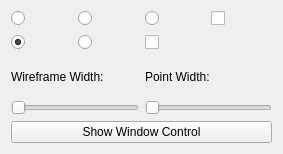
<?xml version="1.0" encoding="UTF-8"?>
<ui version="4.0">
 <class>cg3::viewer::DrawableTetMeshDrawListManager</class>
 <widget class="QFrame" name="cg3::viewer::DrawableTetMeshDrawListManager">
  <property name="geometry">
   <rect>
    <x>0</x>
    <y>0</y>
    <width>283</width>
    <height>154</height>
   </rect>
  </property>
  <property name="windowTitle">
   <string>Frame</string>
  </property>
  <layout class="QGridLayout" name="gridLayout_2">
   <item row="0" column="0">
    <layout class="QGridLayout" name="gridLayout">
     <item row="0" column="3">
      <widget class="QCheckBox" name="wireframeCheckBox">
       <property name="text">
        <string/>
       </property>
       <property name="icon">
        <iconset resource="icons/icons.qrc">
         <normaloff>:/wire.png</normaloff>:/wire.png</iconset>
       </property>
      </widget>
     </item>
     <item row="1" column="3">
      <widget class="QPushButton" name="savePushButton">
       <property name="text">
        <string/>
       </property>
       <property name="icon">
        <iconset resource="icons/icons.qrc">
         <normaloff>:/save.png</normaloff>:/save.png</iconset>
       </property>
       <property name="flat">
        <bool>true</bool>
       </property>
      </widget>
     </item>
     <item row="3" column="0" colspan="2">
      <widget class="QSlider" name="wireframeWidthSlider">
       <property name="minimum">
        <number>1</number>
       </property>
       <property name="maximum">
        <number>5</number>
       </property>
       <property name="orientation">
        <enum>Qt::Horizontal</enum>
       </property>
      </widget>
     </item>
     <item row="1" column="0">
      <widget class="QRadioButton" name="vColorRadioButton">
       <property name="text">
        <string/>
       </property>
       <property name="icon">
        <iconset resource="icons/icons.qrc">
         <normaloff>:/tcolor.png</normaloff>:/tcolor.png</iconset>
       </property>
       <property name="checked">
        <bool>true</bool>
       </property>
      </widget>
     </item>
     <item row="1" column="1">
      <widget class="QRadioButton" name="tColorRadioButton">
       <property name="text">
        <string/>
       </property>
       <property name="icon">
        <iconset resource="icons/icons.qrc">
         <normaloff>:/vcolor.png</normaloff>:/vcolor.png</iconset>
       </property>
      </widget>
     </item>
     <item row="0" column="2">
      <widget class="QRadioButton" name="smoothRadioButton">
       <property name="text">
        <string/>
       </property>
       <property name="icon">
        <iconset resource="icons/icons.qrc">
         <normaloff>:/smooth.png</normaloff>:/smooth.png</iconset>
       </property>
       <property name="checked">
        <bool>false</bool>
       </property>
      </widget>
     </item>
     <item row="3" column="2" colspan="2">
      <widget class="QSlider" name="pointWidthSlider">
       <property name="minimum">
        <number>1</number>
       </property>
       <property name="maximum">
        <number>5</number>
       </property>
       <property name="orientation">
        <enum>Qt::Horizontal</enum>
       </property>
      </widget>
     </item>
     <item row="1" column="2">
      <widget class="QCheckBox" name="bboxCheckBox">
       <property name="text">
        <string/>
       </property>
       <property name="icon">
        <iconset resource="icons/icons.qrc">
         <normaloff>:/bbox.png</normaloff>:/bbox.png</iconset>
       </property>
      </widget>
     </item>
     <item row="2" column="0" colspan="2">
      <widget class="QLabel" name="label">
       <property name="text">
        <string>Wireframe Width:</string>
       </property>
      </widget>
     </item>
     <item row="0" column="1">
      <widget class="QRadioButton" name="flatRadioButton">
       <property name="text">
        <string/>
       </property>
       <property name="icon">
        <iconset resource="icons/icons.qrc">
         <normaloff>:/flat.png</normaloff>:/flat.png</iconset>
       </property>
      </widget>
     </item>
     <item row="0" column="0">
      <widget class="QRadioButton" name="pointsRadioButton">
       <property name="text">
        <string/>
       </property>
       <property name="icon">
        <iconset resource="icons/icons.qrc">
         <normaloff>:/points.png</normaloff>:/points.png</iconset>
       </property>
      </widget>
     </item>
     <item row="2" column="2" colspan="2">
      <widget class="QLabel" name="label_2">
       <property name="text">
        <string>Point Width:</string>
       </property>
      </widget>
     </item>
     <item row="4" column="0" colspan="4">
      <widget class="QPushButton" name="showPushButton">
       <property name="text">
        <string>Show Window Control</string>
       </property>
      </widget>
     </item>
    </layout>
   </item>
  </layout>
 </widget>
 <resources>
  <include location="icons/icons.qrc"/>
 </resources>
 <connections/>
</ui>
